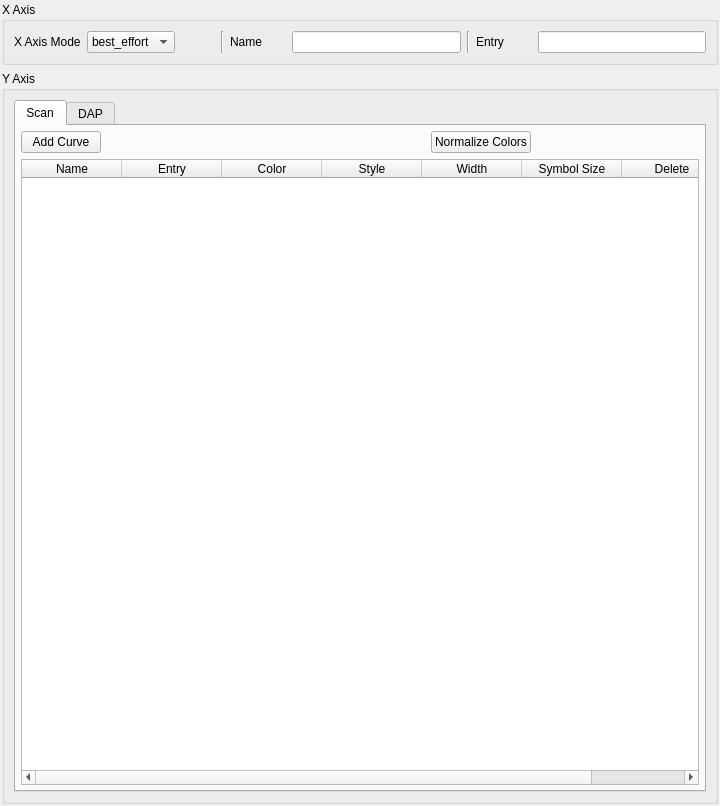
<?xml version="1.0" encoding="UTF-8"?>
<ui version="4.0">
 <class>Form</class>
 <widget class="QWidget" name="Form">
  <property name="geometry">
   <rect>
    <x>0</x>
    <y>0</y>
    <width>720</width>
    <height>806</height>
   </rect>
  </property>
  <property name="windowTitle">
   <string>Form</string>
  </property>
  <layout class="QVBoxLayout" name="verticalLayout_2">
   <property name="leftMargin">
    <number>2</number>
   </property>
   <property name="topMargin">
    <number>2</number>
   </property>
   <property name="rightMargin">
    <number>2</number>
   </property>
   <property name="bottomMargin">
    <number>2</number>
   </property>
   <item>
    <widget class="QGroupBox" name="x_group_box">
     <property name="title">
      <string>X Axis</string>
     </property>
     <layout class="QHBoxLayout" name="horizontalLayout" stretch="0,0,0,0,1,3,0,1,3">
      <item>
       <widget class="QLabel" name="x_mode_label">
        <property name="text">
         <string>X Axis Mode</string>
        </property>
       </widget>
      </item>
      <item>
       <widget class="QComboBox" name="x_mode">
        <item>
         <property name="text">
          <string>best_effort</string>
         </property>
        </item>
        <item>
         <property name="text">
          <string>device</string>
         </property>
        </item>
        <item>
         <property name="text">
          <string>index</string>
         </property>
        </item>
        <item>
         <property name="text">
          <string>timestamp</string>
         </property>
        </item>
       </widget>
      </item>
      <item>
       <spacer name="horizontalSpacer_3">
        <property name="orientation">
         <enum>Qt::Orientation::Horizontal</enum>
        </property>
        <property name="sizeHint" stdset="0">
         <size>
          <width>40</width>
          <height>20</height>
         </size>
        </property>
       </spacer>
      </item>
      <item>
       <widget class="Line" name="line_2">
        <property name="frameShadow">
         <enum>QFrame::Shadow::Sunken</enum>
        </property>
        <property name="lineWidth">
         <number>1</number>
        </property>
        <property name="midLineWidth">
         <number>0</number>
        </property>
        <property name="orientation">
         <enum>Qt::Orientation::Vertical</enum>
        </property>
       </widget>
      </item>
      <item>
       <widget class="QLabel" name="x_name_label">
        <property name="text">
         <string>Name</string>
        </property>
       </widget>
      </item>
      <item>
       <widget class="DeviceLineEdit" name="x_name"/>
      </item>
      <item>
       <widget class="Line" name="line">
        <property name="orientation">
         <enum>Qt::Orientation::Vertical</enum>
        </property>
       </widget>
      </item>
      <item>
       <widget class="QLabel" name="x_entry_label">
        <property name="text">
         <string>Entry</string>
        </property>
       </widget>
      </item>
      <item>
       <widget class="QLineEdit" name="x_entry"/>
      </item>
     </layout>
    </widget>
   </item>
   <item>
    <widget class="QGroupBox" name="y_group_box">
     <property name="title">
      <string>Y Axis</string>
     </property>
     <layout class="QVBoxLayout" name="verticalLayout">
      <item>
       <widget class="QTabWidget" name="tabWidget">
        <property name="currentIndex">
         <number>0</number>
        </property>
        <widget class="QWidget" name="tab_scan">
         <attribute name="title">
          <string>Scan</string>
         </attribute>
         <layout class="QGridLayout" name="gridLayout">
          <property name="leftMargin">
           <number>5</number>
          </property>
          <property name="topMargin">
           <number>5</number>
          </property>
          <property name="rightMargin">
           <number>5</number>
          </property>
          <property name="bottomMargin">
           <number>5</number>
          </property>
          <item row="0" column="0">
           <widget class="QPushButton" name="add_curve">
            <property name="text">
             <string>Add Curve</string>
            </property>
           </widget>
          </item>
          <item row="0" column="3">
           <widget class="ColormapSelector" name="color_map_selector">
            <property name="minimumSize">
             <size>
              <width>150</width>
              <height>0</height>
             </size>
            </property>
            <property name="colormaps" stdset="0">
             <stringlist>
              <string>inferno</string>
              <string>viridis</string>
              <string>plasma</string>
              <string>magma</string>
             </stringlist>
            </property>
           </widget>
          </item>
          <item row="1" column="0" colspan="6">
           <widget class="QTableWidget" name="scan_table">
            <property name="rowCount">
             <number>0</number>
            </property>
            <attribute name="horizontalHeaderCascadingSectionResizes">
             <bool>false</bool>
            </attribute>
            <attribute name="horizontalHeaderShowSortIndicator" stdset="0">
             <bool>true</bool>
            </attribute>
            <attribute name="horizontalHeaderStretchLastSection">
             <bool>true</bool>
            </attribute>
            <attribute name="verticalHeaderStretchLastSection">
             <bool>false</bool>
            </attribute>
            <column>
             <property name="text">
              <string>Name</string>
             </property>
            </column>
            <column>
             <property name="text">
              <string>Entry</string>
             </property>
            </column>
            <column>
             <property name="text">
              <string>Color</string>
             </property>
            </column>
            <column>
             <property name="text">
              <string>Style</string>
             </property>
            </column>
            <column>
             <property name="text">
              <string>Width</string>
             </property>
            </column>
            <column>
             <property name="text">
              <string>Symbol Size</string>
             </property>
            </column>
            <column>
             <property name="text">
              <string>Delete</string>
             </property>
            </column>
           </widget>
          </item>
          <item row="0" column="1">
           <spacer name="horizontalSpacer">
            <property name="orientation">
             <enum>Qt::Orientation::Horizontal</enum>
            </property>
            <property name="sizeHint" stdset="0">
             <size>
              <width>40</width>
              <height>20</height>
             </size>
            </property>
           </spacer>
          </item>
          <item row="0" column="2">
           <widget class="QPushButton" name="normalize_colors">
            <property name="text">
             <string>Normalize Colors</string>
            </property>
           </widget>
          </item>
         </layout>
        </widget>
        <widget class="QWidget" name="tab_DAP">
         <attribute name="title">
          <string>DAP</string>
         </attribute>
         <layout class="QGridLayout" name="gridLayout_2">
          <property name="leftMargin">
           <number>5</number>
          </property>
          <property name="topMargin">
           <number>5</number>
          </property>
          <property name="rightMargin">
           <number>5</number>
          </property>
          <property name="bottomMargin">
           <number>5</number>
          </property>
          <item row="0" column="0">
           <widget class="QPushButton" name="add_dap">
            <property name="text">
             <string>Add DAP</string>
            </property>
           </widget>
          </item>
          <item row="0" column="1">
           <spacer name="horizontalSpacer_2">
            <property name="orientation">
             <enum>Qt::Orientation::Horizontal</enum>
            </property>
            <property name="sizeHint" stdset="0">
             <size>
              <width>585</width>
              <height>20</height>
             </size>
            </property>
           </spacer>
          </item>
          <item row="1" column="0" colspan="2">
           <widget class="QTableWidget" name="dap_table">
            <attribute name="horizontalHeaderShowSortIndicator" stdset="0">
             <bool>true</bool>
            </attribute>
            <attribute name="horizontalHeaderStretchLastSection">
             <bool>true</bool>
            </attribute>
            <column>
             <property name="text">
              <string>Name</string>
             </property>
            </column>
            <column>
             <property name="text">
              <string>Entry</string>
             </property>
            </column>
            <column>
             <property name="text">
              <string>Model</string>
             </property>
            </column>
            <column>
             <property name="text">
              <string>Color</string>
             </property>
            </column>
            <column>
             <property name="text">
              <string>Style</string>
             </property>
            </column>
            <column>
             <property name="text">
              <string>Width</string>
             </property>
            </column>
            <column>
             <property name="text">
              <string>Symbol Size</string>
             </property>
            </column>
            <column>
             <property name="text">
              <string>Delete</string>
             </property>
            </column>
           </widget>
          </item>
         </layout>
        </widget>
       </widget>
      </item>
     </layout>
    </widget>
   </item>
  </layout>
 </widget>
 <customwidgets>
  <customwidget>
   <class>DeviceLineEdit</class>
   <extends>QLineEdit</extends>
   <header>device_line_edit</header>
  </customwidget>
  <customwidget>
   <class>ColormapSelector</class>
   <extends>QWidget</extends>
   <header>color_map_selector</header>
  </customwidget>
 </customwidgets>
 <resources/>
 <connections/>
</ui>
